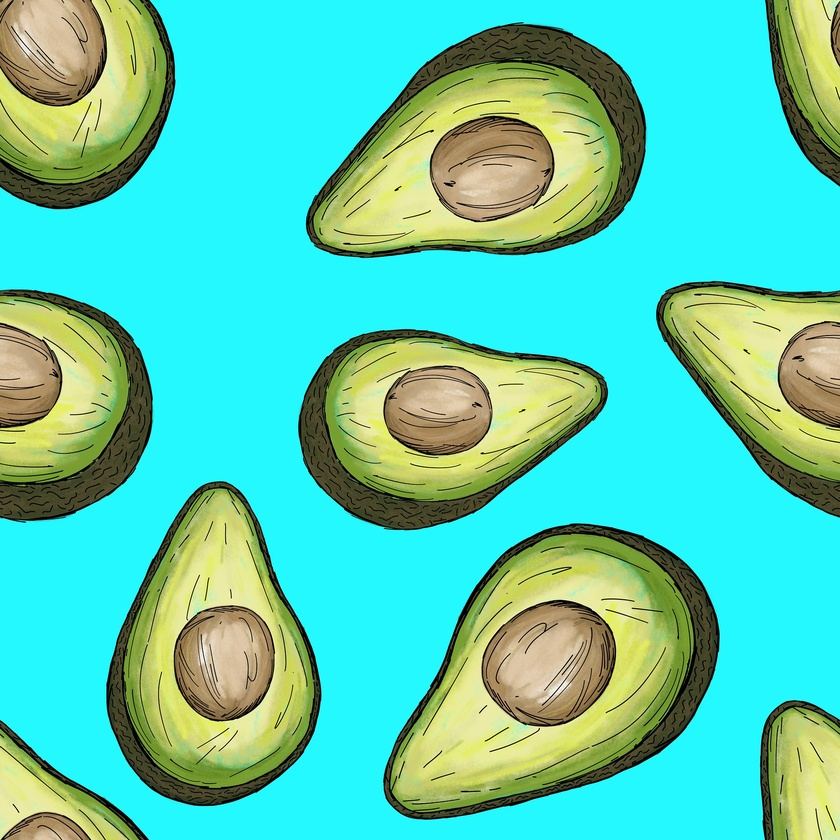
#> input picture images/avocado.jpg, 840 x 840 px, shrunk from 1920 x 1920 before the run, given in place of the camera
$ jupyter execute video_thresholding_gradients.ipynb   (older library calls are emulated)   (text cells are left out)
#> lines starting #> are read from the running program, lines starting #| are printed output that depends on the picture; after the words box and inside, x2 and y2 are one past the last pixel; in counts of white or black regions, pixels touching at a corner belong together
[cell 1]
import cv2
import numpy as np
import matplotlib.pyplot as plt

[cell 2]
cap = cv2.VideoCapture(1)

while(True):
    _, frame = cap.read()
#> frame is the input picture: shape (840, 840, 3); mean B, G, R 175.2, 203.6, 89.8
    frame2gray = cv2.cvtColor(frame, cv2.COLOR_BGR2GRAY)
    # With binary image, we can select the threshold level, the output pixels value, or if we want an inverse mask.
    # image, threshold, outMaxValue, type. If only change one value side is desired, use 'TRUNC'or'TOZERO'
    _, th1 = cv2.threshold(frame2gray, 153, 255, cv2.THRESH_BINARY)
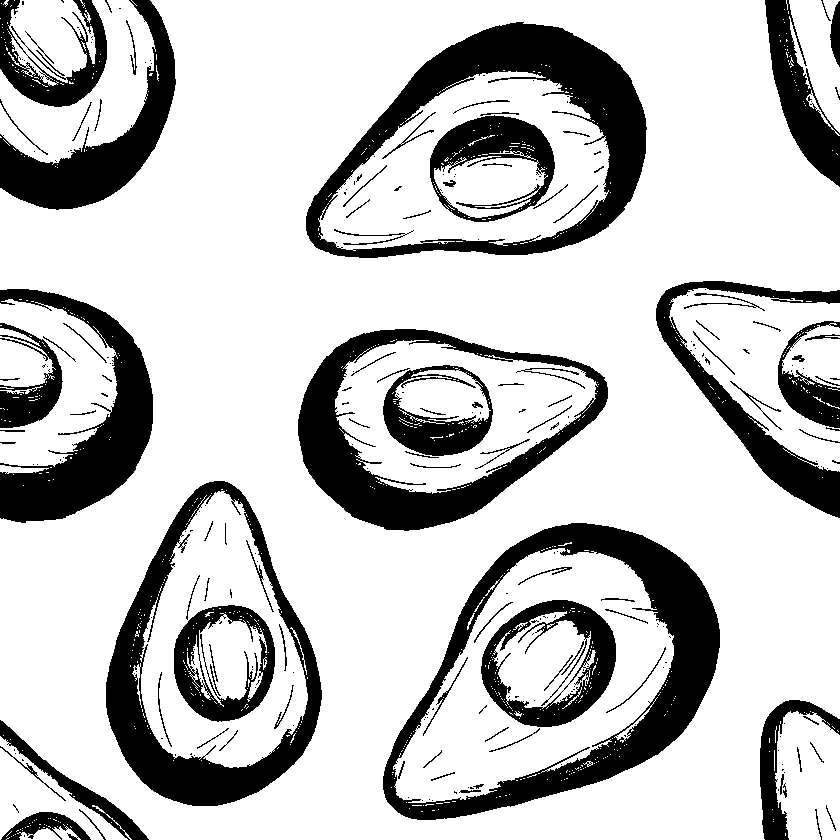
#> th1: shape (840, 840); 77.1% white; 271 black regions (166 under 20 px), largest, box (x1, y1, x2, y2) and area: (383, 523, 720, 820) 23423, (306, 22, 647, 258) 22017, (106, 481, 322, 806) 17056
    # Binary thresholds don't work well for complex images when we want to identify edges. An adaptative thresholds can works better in that case.
    # image, outMaxValue, type, binary finish, area size, multiply factor
    th2 = cv2.adaptiveThreshold(frame2gray,255,cv2.ADAPTIVE_THRESH_GAUSSIAN_C, cv2.THRESH_BINARY,11,2)
#> th2: shape (840, 840); 86.3% white; black in thin lines or dots
    # When we don't know the threshold value, Otsu filters finds a value for us. It uses the histogram to detect a value between spikes.
    # image, threshold, outMaxValue, type. Otsu calculate threshold value, because of that we can put the value to 0
    _, th3 = cv2.threshold(frame2gray, 0, 255, cv2.THRESH_BINARY+cv2.THRESH_OTSU)
#> th3: shape (840, 840); 85.5% white; 392 black regions (191 under 20 px), largest, box (x1, y1, x2, y2) and area: (306, 22, 646, 258) 15577, (383, 523, 720, 820) 13036, (298, 329, 608, 530) 11943
    # We can select the pixels between two values with in range for multilevel thresholding
    mask2 = cv2.inRange(frame2gray, 40, 90)
#> mask2: shape (840, 840); 8.4% white; 4493 white regions (4352 under 20 px), largest, box (x1, y1, x2, y2) and area: (350, 26, 644, 254) 9351, (301, 330, 604, 530) 7431, (0, 290, 151, 523) 7025
    final_frame = cv2.hconcat((th1, th2, th3, mask2))
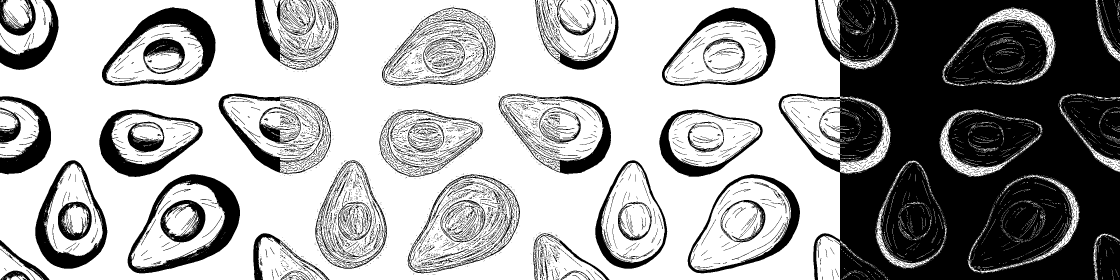
#> final_frame: shape (840, 3360) (shown at 1/3 size); 64.3% white; 6779 black regions (5793 under 20 px), largest, box (x1, y1, x2, y2) and area: (2336, 0, 3360, 840) 646700, (383, 523, 720, 820) 23423, (306, 22, 647, 258) 22017
    cv2.imshow('frame', final_frame)
    if cv2.waitKey(1) & 0xFF == ord('q'):
#> (key q is pressed here)
        break

cap.release()
cv2.destroyAllWindows()

[cell 3]
cap = cv2.VideoCapture(1)

while(True):
    _, frame = cap.read()
    edges = cv2.Canny(frame, 100, 200) # src, 1st threshold, 2nd threshold
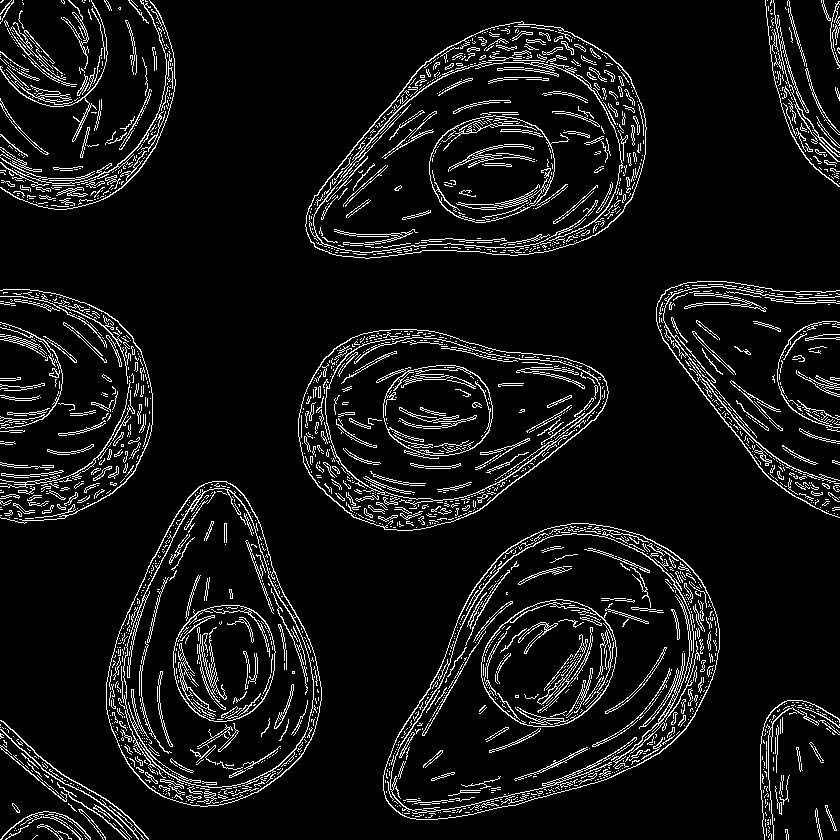
#> edges: shape (840, 840); 7.8% white in thin lines or dots
    laplacian = cv2.Laplacian(frame, cv2.CV_64F) # src, output type (for positive and negative transitions, more than 8b)
    sobelx = cv2.Sobel(frame, cv2.CV_64F, 0, 1, ksize=5)  # src,output type, scaling factor, delta factor, kernel size
    sobely = cv2.Sobel(frame, cv2.CV_64F, 1, 1,ksize=5)  # src,output type, scaling factor, delta factor, kernel size
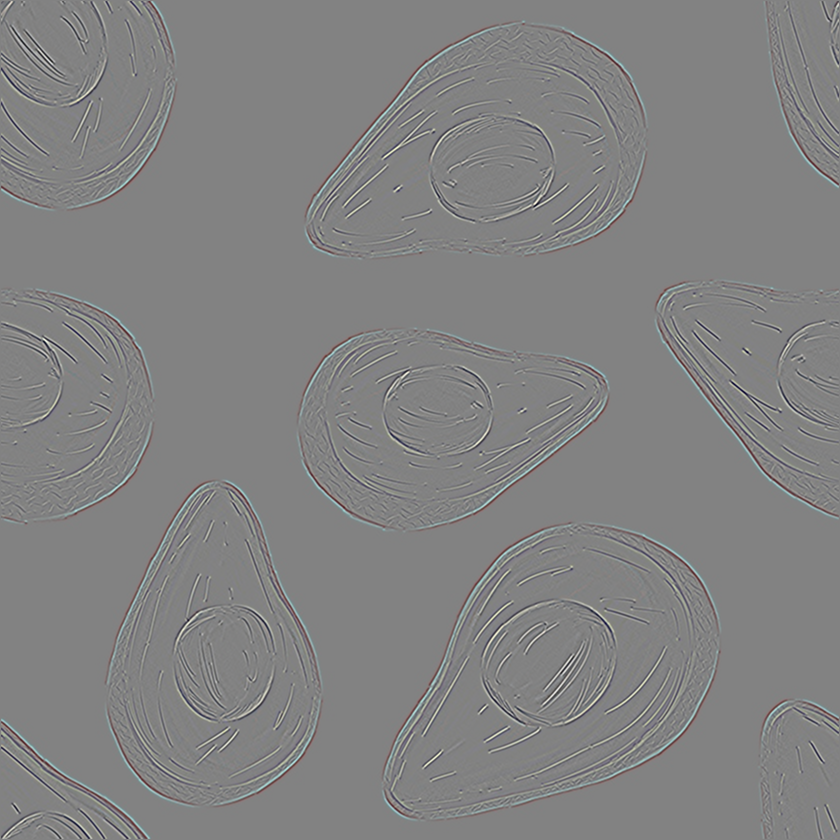
#> sobely: shape (840, 840, 3) float64; mean B, G, R 0, 0, 0; drawn with min black and max white
    # https://en.wikipedia.org/wiki/Canny_edge_detector

    cv2.imshow('frame', edges)
    cv2.imshow('frame2', laplacian)
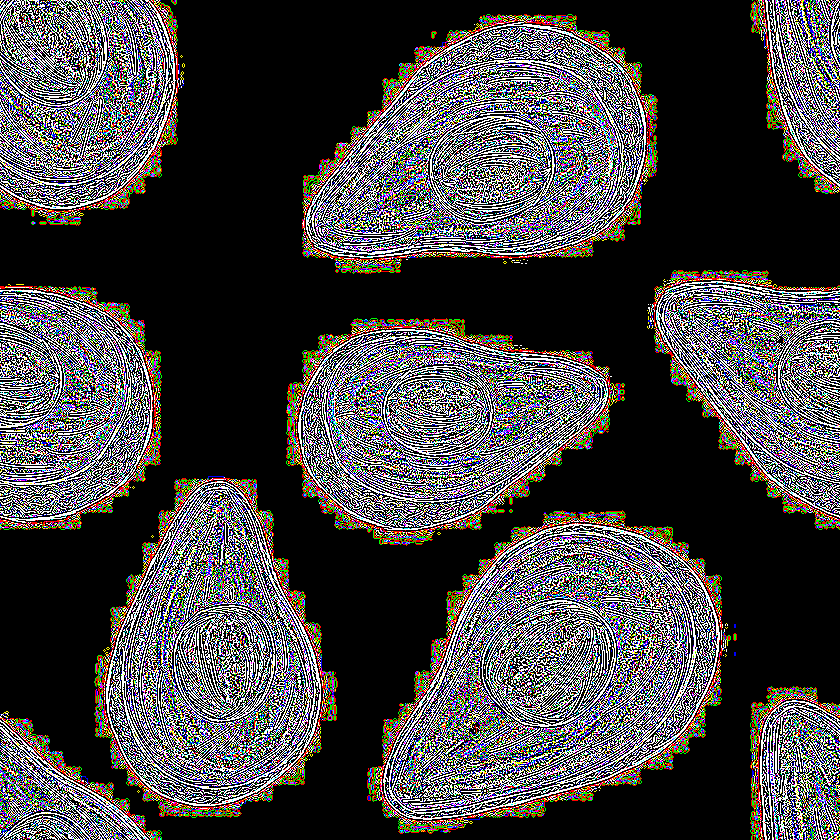
#> window 'frame2': shape (840, 840, 3); mean B, G, R 66.9, 66.2, 68.7
    cv2.imshow('frame3', sobelx)
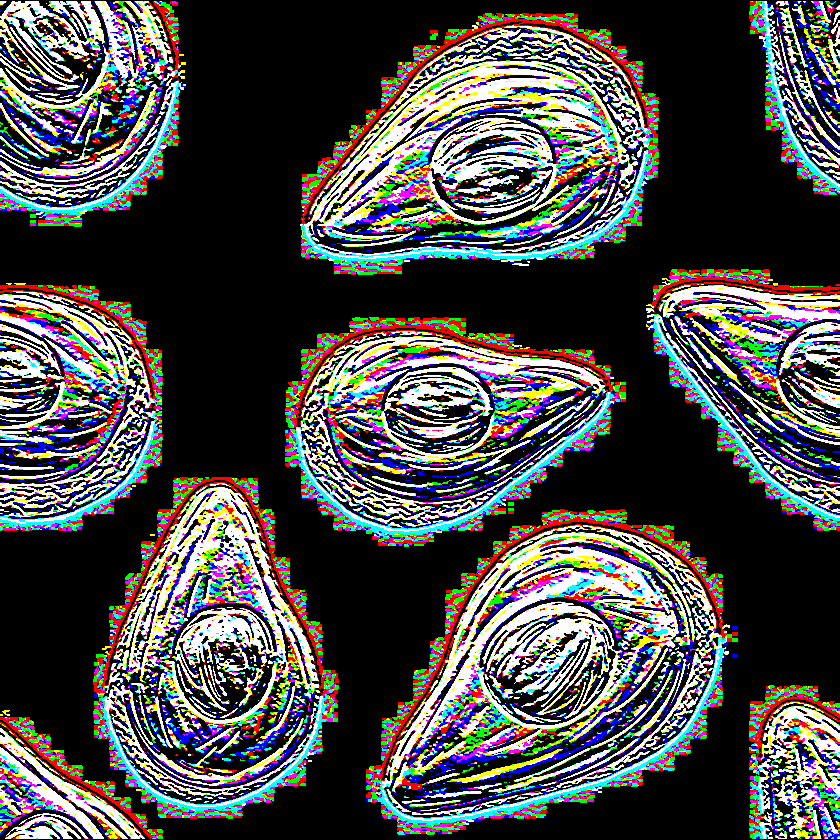
#> window 'frame3': shape (840, 840, 3); mean B, G, R 72.3, 73, 73.4
    cv2.imshow('frame4', sobely)
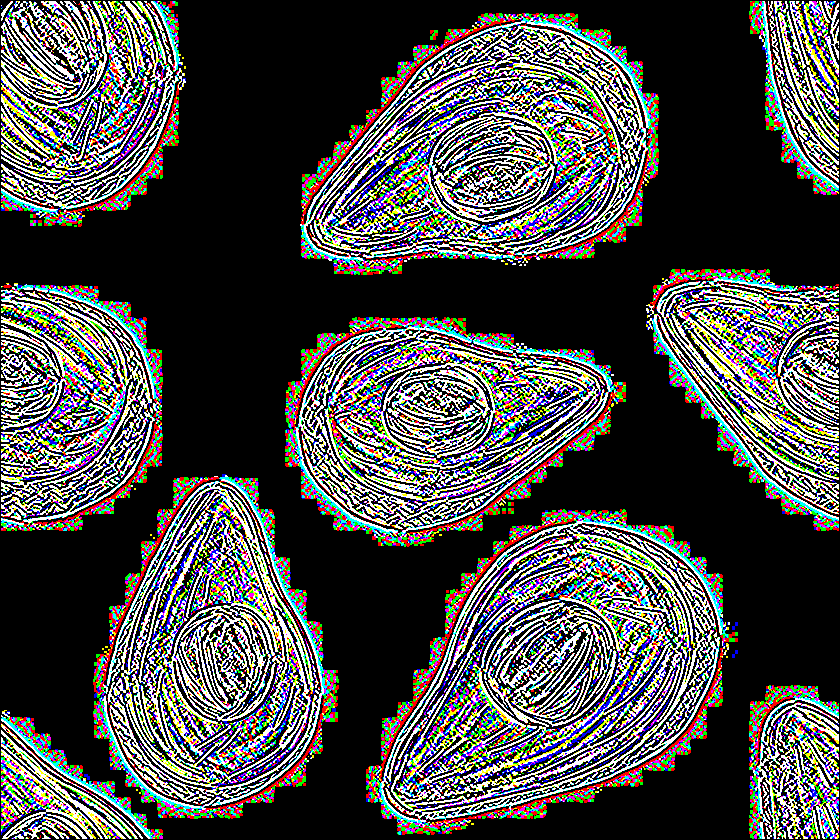
#> window 'frame4': shape (840, 840, 3); mean B, G, R 71.4, 72.9, 73.1
    if cv2.waitKey(1) & 0xFF == ord('q'):
#> (key q is pressed here)
        break

cap.release()
cv2.destroyAllWindows()
